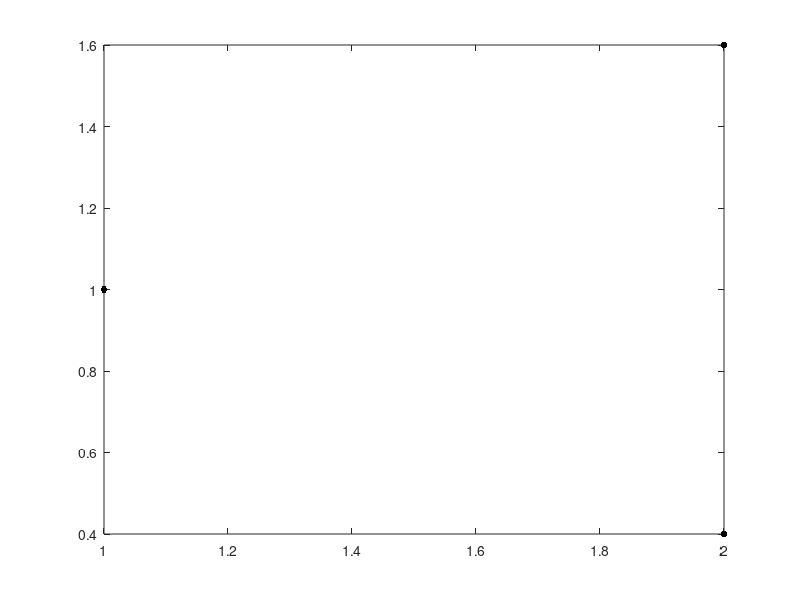
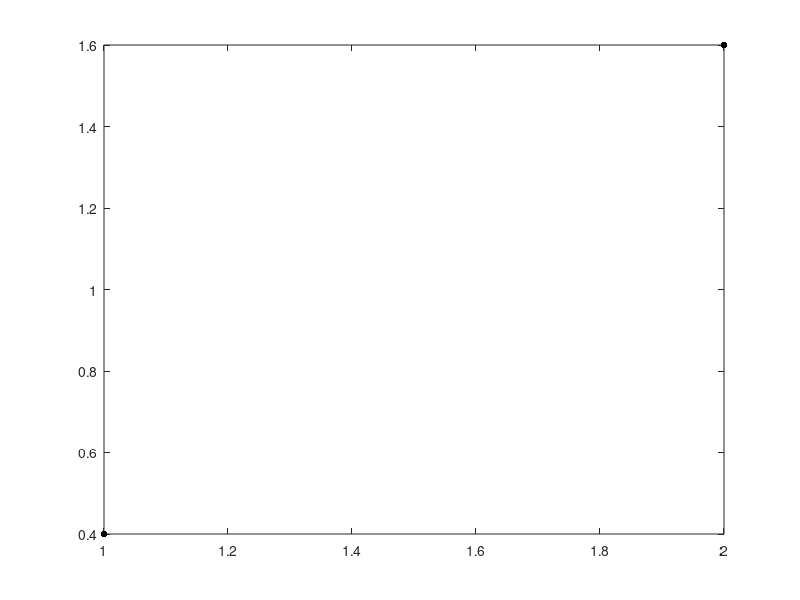
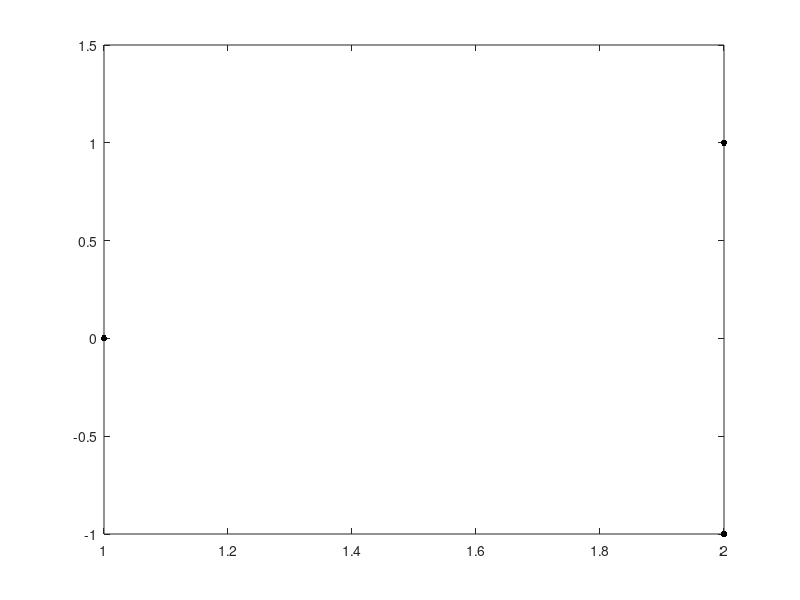

The MATLAB script that drew these images, in order:
clear;
clc;

N=2;
output=zeros(N);
t=-0.6;
E=1;
for n=1:1:N
    H=zeros(n);
    for i=1:1:n
        for j=1:1:n
            if  j==i
                H(i,j)=E;
            elseif (i>=1)&&(j==i+1)||(j==i-1)
                H(i,j)=t;
            end
        end
    end
    [eigenvector,eigenvalue]=eig(H);
    for k=1:1:n
       output(k,n)=eigenvalue(k,k); 
    end
end
figure(1)
for i=1:1:N
   for n=1:1:i
      plot(i,output(n,i),'k.','MarkerSize',15);hold on; 
   end
end
figure(2)
for i=1:1:N
   A(i)=output(i,N);
   B=sort(A);
end
for i=1:1:N
    plot(i,B(i),'k.','MarkerSize',15);hold on; 
end
figure(3) %figure(1)energy/t
for i=1:1:N
   for n=1:1:i
      plot(i,(output(n,i)-E)/abs(t),'k.','MarkerSize',15);hold on; 
   end
end



